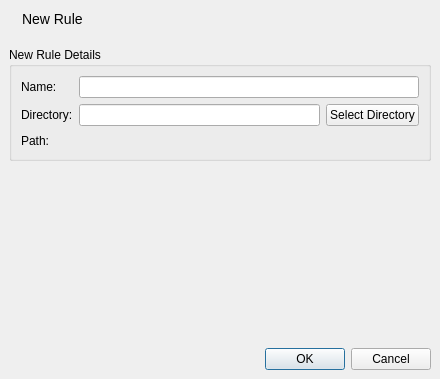
<?xml version="1.0" encoding="UTF-8"?>
<ui version="4.0">
 <class>NewRuleDialog</class>
 <widget class="QDialog" name="NewRuleDialog">
  <property name="geometry">
   <rect>
    <x>0</x>
    <y>0</y>
    <width>440</width>
    <height>379</height>
   </rect>
  </property>
  <property name="windowTitle">
   <string>New Rule</string>
  </property>
  <layout class="QVBoxLayout" name="verticalLayout_2">
   <property name="spacing">
    <number>0</number>
   </property>
   <property name="leftMargin">
    <number>0</number>
   </property>
   <property name="topMargin">
    <number>0</number>
   </property>
   <property name="rightMargin">
    <number>0</number>
   </property>
   <property name="bottomMargin">
    <number>0</number>
   </property>
   <item>
    <widget class="QWidget" name="titleWidget" native="true">
     <layout class="QHBoxLayout" name="horizontalLayout_3">
      <item>
       <widget class="QLabel" name="label_2">
        <property name="text">
         <string/>
        </property>
        <property name="pixmap">
         <pixmap resource="icons.qrc">:/icons/brick_add.png</pixmap>
        </property>
       </widget>
      </item>
      <item>
       <widget class="QLabel" name="title_2">
        <property name="styleSheet">
         <string notr="true">QLabel { font-size: 14px; }</string>
        </property>
        <property name="text">
         <string>New Rule</string>
        </property>
       </widget>
      </item>
      <item>
       <spacer name="horizontalSpacer_2">
        <property name="orientation">
         <enum>Qt::Horizontal</enum>
        </property>
        <property name="sizeHint" stdset="0">
         <size>
          <width>159</width>
          <height>20</height>
         </size>
        </property>
       </spacer>
      </item>
     </layout>
    </widget>
   </item>
   <item>
    <widget class="QWidget" name="dialogMainWidget" native="true">
     <layout class="QVBoxLayout" name="verticalLayout">
      <item>
       <widget class="QGroupBox" name="ruleDetailsGroup">
        <property name="title">
         <string>New Rule Details</string>
        </property>
        <layout class="QFormLayout" name="formLayout">
         <item row="0" column="0">
          <widget class="QLabel" name="ruleNameLabel">
           <property name="text">
            <string>Name:</string>
           </property>
          </widget>
         </item>
         <item row="0" column="1">
          <widget class="QLineEdit" name="ruleNameEdit"/>
         </item>
         <item row="1" column="0">
          <widget class="QLabel" name="ruleDirLabel">
           <property name="text">
            <string>Directory:</string>
           </property>
          </widget>
         </item>
         <item row="1" column="1">
          <layout class="QHBoxLayout" name="ruleDirLayout">
           <item>
            <widget class="QLineEdit" name="ruleDirEdit"/>
           </item>
           <item>
            <widget class="QPushButton" name="ruleDirButton">
             <property name="text">
              <string>Select Directory</string>
             </property>
            </widget>
           </item>
          </layout>
         </item>
         <item row="2" column="0">
          <widget class="QLabel" name="rulePathLabel">
           <property name="text">
            <string>Path:</string>
           </property>
          </widget>
         </item>
         <item row="2" column="1">
          <widget class="QLabel" name="rulePath">
           <property name="font">
            <font>
             <pointsize>11</pointsize>
            </font>
           </property>
           <property name="text">
            <string/>
           </property>
          </widget>
         </item>
        </layout>
       </widget>
      </item>
      <item>
       <spacer name="verticalSpacer">
        <property name="orientation">
         <enum>Qt::Vertical</enum>
        </property>
        <property name="sizeHint" stdset="0">
         <size>
          <width>20</width>
          <height>105</height>
         </size>
        </property>
       </spacer>
      </item>
     </layout>
    </widget>
   </item>
   <item>
    <widget class="QWidget" name="buttons" native="true">
     <layout class="QHBoxLayout" name="horizontalLayout">
      <item>
       <widget class="QDialogButtonBox" name="buttonBox">
        <property name="standardButtons">
         <set>QDialogButtonBox::Cancel|QDialogButtonBox::Ok</set>
        </property>
       </widget>
      </item>
     </layout>
    </widget>
   </item>
  </layout>
 </widget>
 <resources>
  <include location="icons.qrc"/>
 </resources>
 <connections>
  <connection>
   <sender>buttonBox</sender>
   <signal>accepted()</signal>
   <receiver>NewRuleDialog</receiver>
   <slot>accept()</slot>
   <hints>
    <hint type="sourcelabel">
     <x>287</x>
     <y>346</y>
    </hint>
    <hint type="destinationlabel">
     <x>296</x>
     <y>441</y>
    </hint>
   </hints>
  </connection>
  <connection>
   <sender>buttonBox</sender>
   <signal>rejected()</signal>
   <receiver>NewRuleDialog</receiver>
   <slot>reject()</slot>
   <hints>
    <hint type="sourcelabel">
     <x>242</x>
     <y>353</y>
    </hint>
    <hint type="destinationlabel">
     <x>229</x>
     <y>461</y>
    </hint>
   </hints>
  </connection>
  <connection>
   <sender>ruleNameEdit</sender>
   <signal>textEdited(QString)</signal>
   <receiver>NewRuleDialog</receiver>
   <slot>nameChanged(QString)</slot>
   <hints>
    <hint type="sourcelabel">
     <x>267</x>
     <y>101</y>
    </hint>
    <hint type="destinationlabel">
     <x>476</x>
     <y>97</y>
    </hint>
   </hints>
  </connection>
  <connection>
   <sender>ruleDirEdit</sender>
   <signal>textEdited(QString)</signal>
   <receiver>NewRuleDialog</receiver>
   <slot>dirChanged(QString)</slot>
   <hints>
    <hint type="sourcelabel">
     <x>250</x>
     <y>141</y>
    </hint>
    <hint type="destinationlabel">
     <x>517</x>
     <y>177</y>
    </hint>
   </hints>
  </connection>
  <connection>
   <sender>ruleDirButton</sender>
   <signal>pressed()</signal>
   <receiver>NewRuleDialog</receiver>
   <slot>selectDir()</slot>
   <hints>
    <hint type="sourcelabel">
     <x>401</x>
     <y>140</y>
    </hint>
    <hint type="destinationlabel">
     <x>461</x>
     <y>139</y>
    </hint>
   </hints>
  </connection>
 </connections>
 <slots>
  <slot>nameChanged(QString)</slot>
  <slot>selectDir()</slot>
  <slot>dirChanged(QString)</slot>
 </slots>
</ui>
